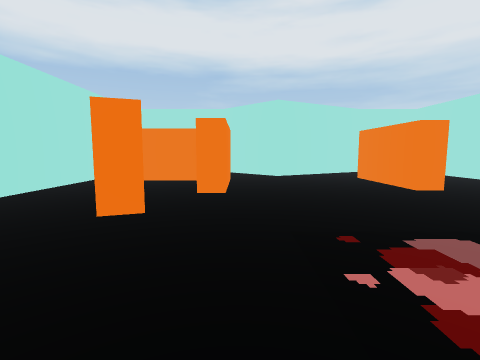
view 1 (above)

24 first-person views from a walk through a Unity game level. The camera is 1.4 m above the floor, tilts 6° down and sees 85° across. The floor is counted in squares, 1 m on a side. Each view is taken from the middle of a square. On the plan, view 1 faces up. The plan holds only what a view shows up to about 13 squares ahead; the rest is blank. The place goes on beyond the plan. The player character is not drawn.

view 2
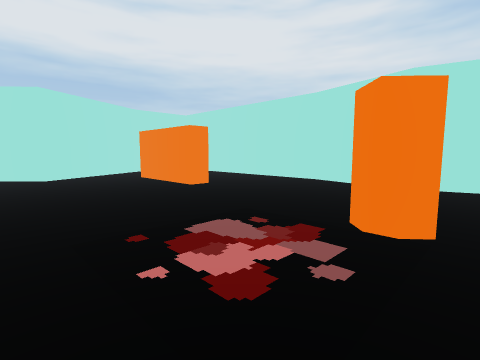

view 3
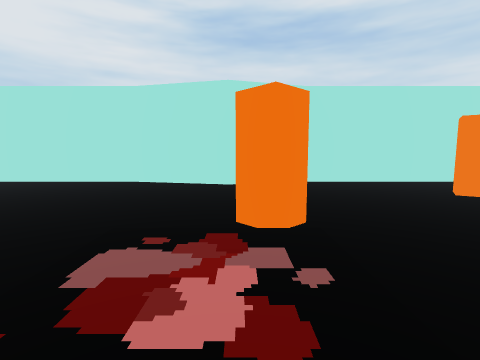

view 4
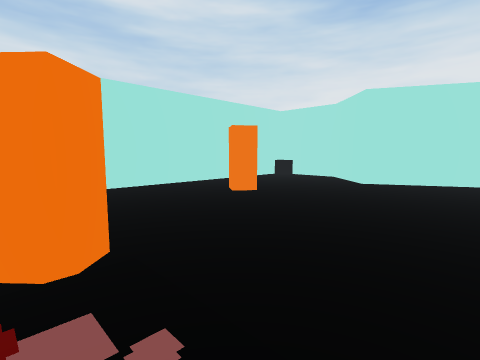

view 5
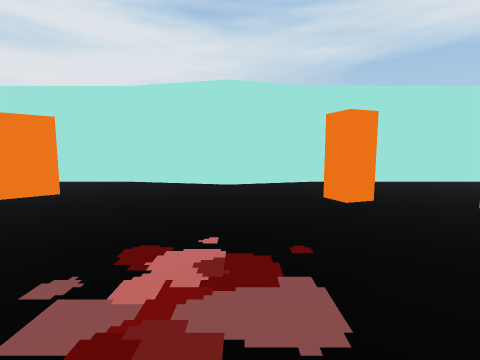

view 6
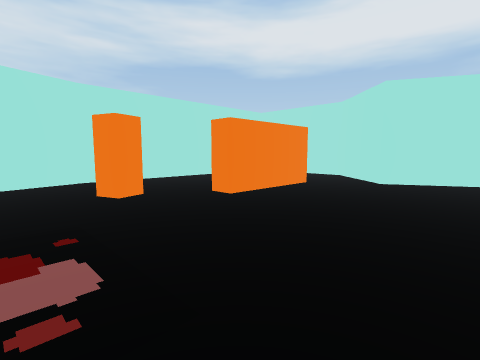

view 7
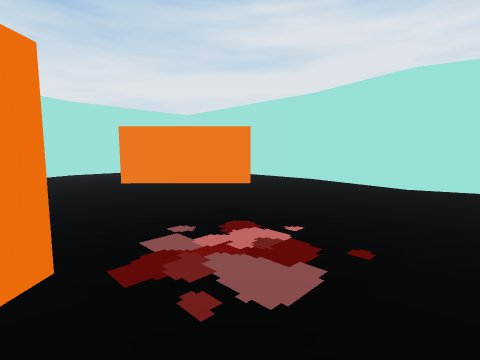

view 8
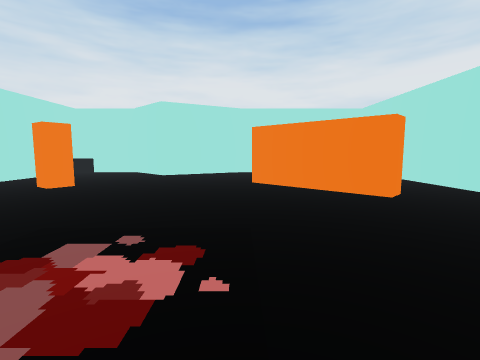

view 9
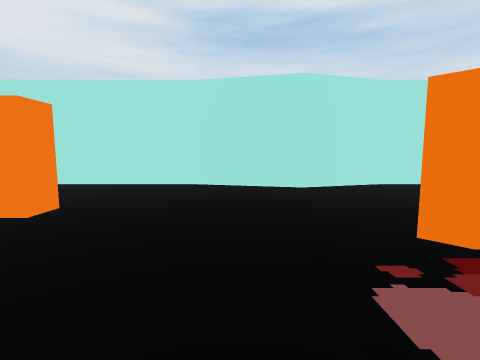

view 10
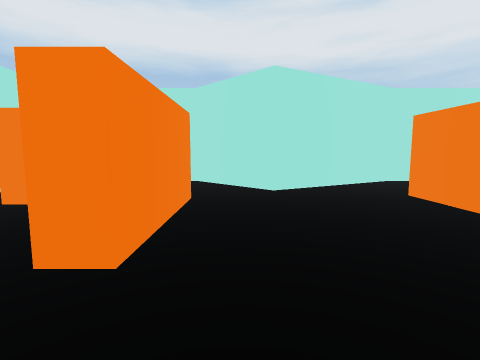

view 11
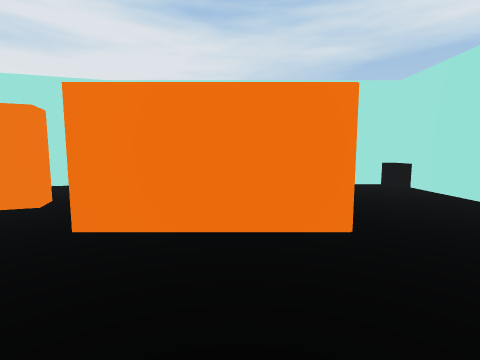

view 12
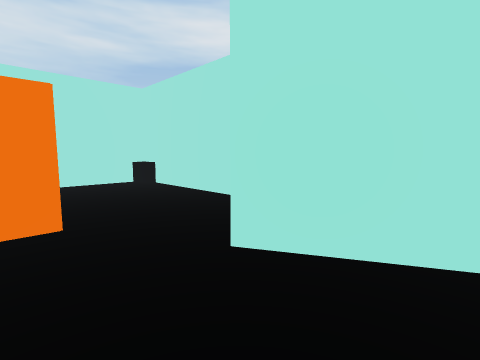

view 13
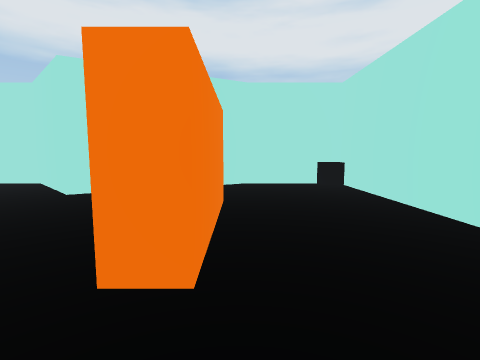

view 14
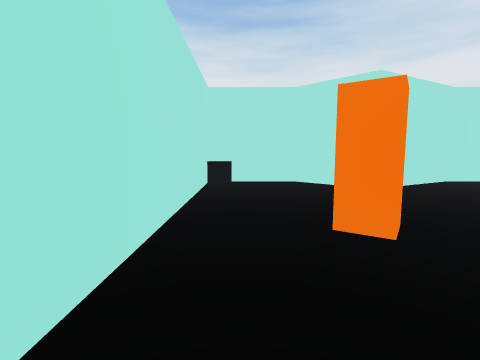

view 15
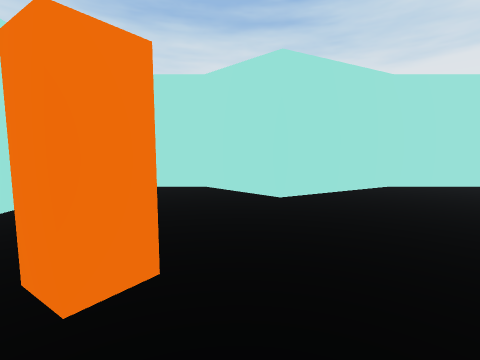

view 16
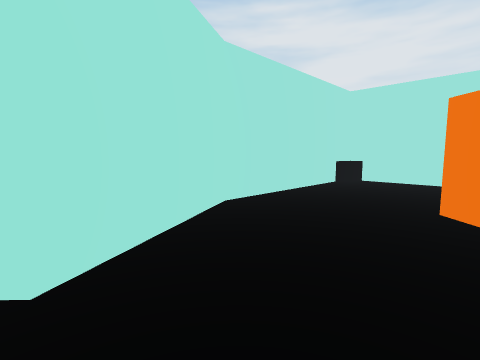

view 17
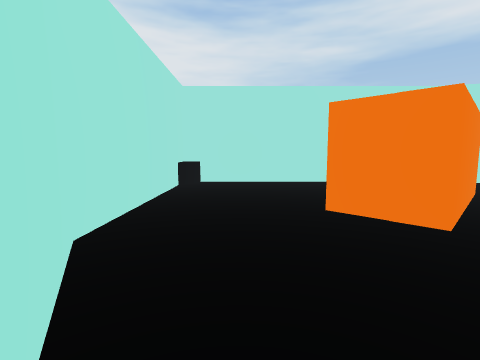

view 18
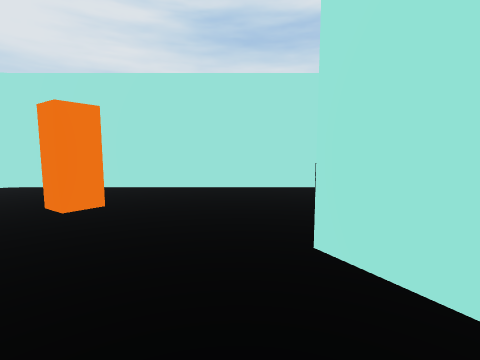

view 19
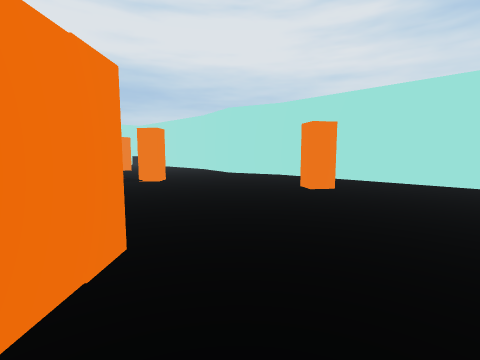

view 20
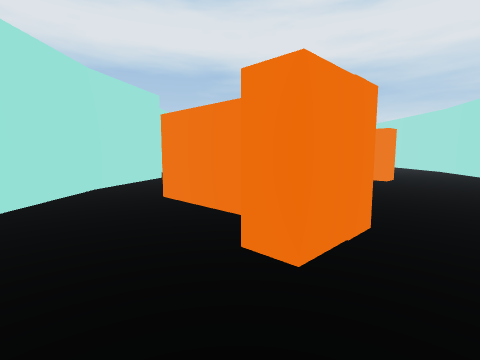

view 21
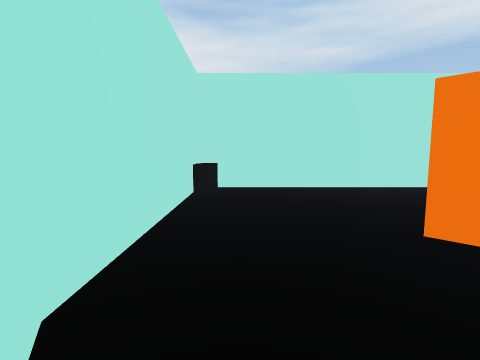

view 22
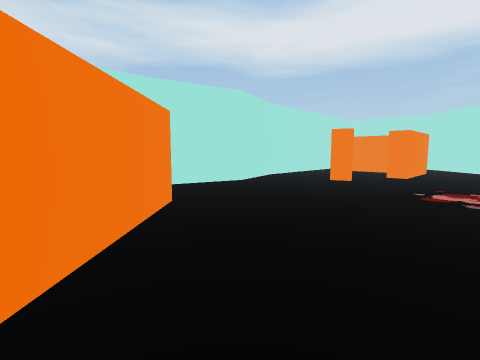

view 23
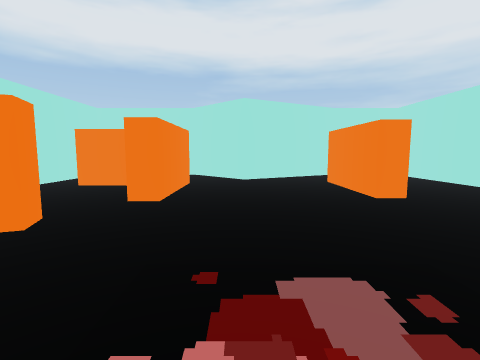

view 24
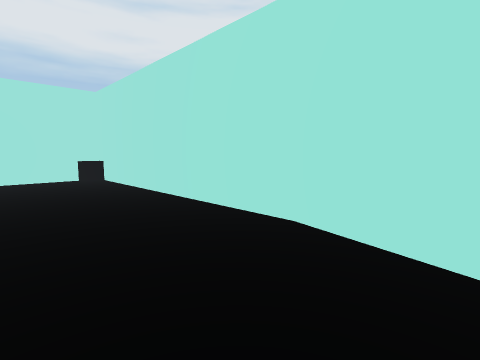

### Floor plan
Points are (right, up) in squares from view 1. A wall is a line through its corners. A room is listed if a view was taken in it or the views show most of it. See-through windows are left out.
Room 1 (views 1, 2, 3, 4, 5, 6, 7, 8, 9, 10, 11, 12, 13, 14, 15, 16, 17, 18, 19, 20, 21, 22, 23, 24)
walls: (-1.9, -6.3) (-4.4, -3.8) (-3.7, -3.1) (0.4, -7.2) (-0.3, -8); (12.5, 6.9) (12.5, 18.8) (8.3, 18.8) (2.2, 15.6) (-1.1, 18.8); (-7.5, -2) (-7.5, -13.6) (1, -13.6) (5.7, -11.1) (8.4, -13.6) (12.5, -13.6) (12.5, -1.1) (11.4, 2.5) (12.5, 7); (-7.5, 6.4) (-6.4, 2.5) (-7.5, -2.2); (-2.1, 13) (-5.5, 13); (-0.5, 14.1) (-0.5, 9) (-1.5, 9); (7.5, 14.5) (7.5, 9.6) (6.5, 9.6) (6.5, 14.5); (-7.5, 14.6) (-7.5, 6.2)
low walls: (11.3, -13.7) (12.5, -13); (-7.5, -12.9) (-6.1, -13.7); (12.6, 18.2) (11.4, 18.9)
ways out: opening at (-6.5, 13.5); opening at (-0.5, 16.5)
objects: orange block (-3, 6) to (-2, 7); orange block (-2, -9) to (-1, -8); orange block (5, 1) to (6, 2); orange block (8, -6) to (9, -5)

Where each view was taken, in squares from view 1:
view 1: 0 up, 0 right, facing up
view 2: 0 up, 0 right, facing up-right
view 3: 2 up, 0 right, facing right
view 4: 2 up, 1 right, facing down-right
view 5: 3 up, 5 right, facing left
view 6: 3 up, 6 right, facing up-left
view 7: 5 up, 5 right, facing down-left
view 8: 5 up, 1 right, facing down
view 9: 5 up, 1 right, facing right
view 10: 6 up, 1 right, facing up
view 11: 12 up, 4 right, facing left
view 12: 13 up, 5 right, facing up-left
view 13: 7 up, 8 right, facing up
view 14: 1 down, 11 right, facing down
view 15: 3 down, 7 right, facing down
view 16: 8 down, 6 right, facing down-left
view 17: 11 down, 5 right, facing left
view 18: 10 down, 2 right, facing right
view 19: 11 down, 1 left, facing up-right
view 20: 12 down, 2 left, facing up
view 21: 12 down, 3 right, facing left
view 22: 7 down, 3 right, facing up-left
view 23: 1 up, 2 right, facing up
view 24: 4 up, 8 right, facing up-right
